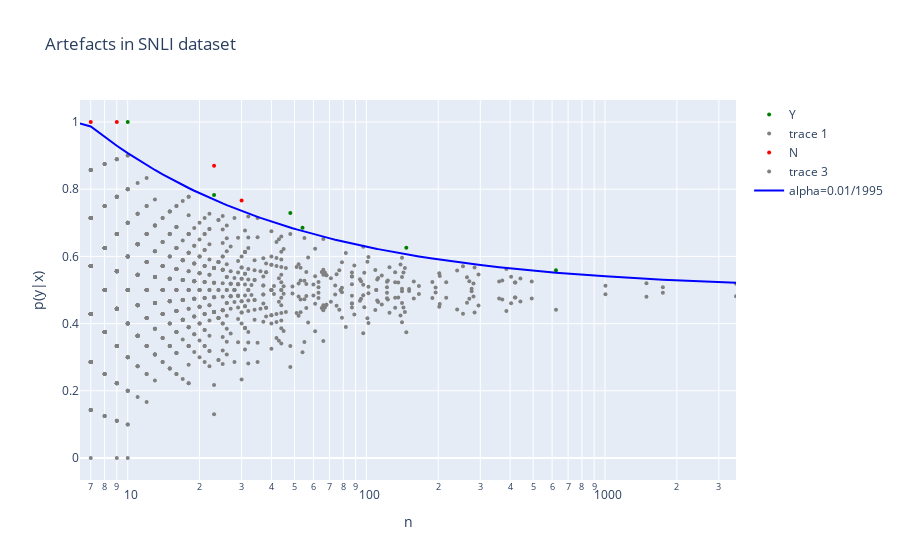

Notebook code for this chart:
### Markdown cell above
# Plot Interactive Artefacts map

### Code cell
# Create an interactive scatter plot using Plotly

# Define a new figure
fig = go.Figure()

# Define a dictionary of colors for each label
colors = {'Y': 'green', 'N': 'red', 'grey': 'grey'}

# Plot the observed probabilities for each token and label
for label in labels:
    # Get the DataFrame for the current label
    data_label = token_df

    # Determine which points are above the threshold
    # This creates a Boolean Series where each element is True if the observed probability is
    # above the threshold, and False otherwise
    is_above_threshold = data_label[f'{label}_prob'] > data_label['threshold']

    # Add scatter plots for points above and below the threshold
    # Points above the threshold are colored according to the label, and
    # points below the threshold are colored grey
    for condition, color in zip([is_above_threshold, ~is_above_threshold], [colors[label], 'grey']):
        token = data_label[condition]['token']
        text = [f"Label: {label}<br>Token: {t}" for t in token]
        fig.add_trace(go.Scatter(
            x = data_label[condition]['total_count'],
            y = data_label[condition][f'{label}_prob'],
            mode = 'markers',
            name = label if color != 'grey' else None,
            marker = dict(
                color = color,
                size = 4
            ),
            text = text,
            hovertemplate = "%{text}<br>Occurrences: %{x}<br>Observed probabilities: %{y}<extra></extra>"
        ))

# Add the threshold line to the plot
fig.add_trace(go.Scatter(
    x = token_df['total_count'].sort_values(),
    y = threshold,
    mode = 'lines',
    name = f'alpha={alpha}/{num_tests}',
    line = dict(color='blue')
))

# Set the scale of the x-axis to logarithmic and limit its range
fig.update_xaxes(type='log', range=[0.8, np.log10(max(token_df['total_count']))])

# Set the labels for the x and y axes, and the title for the plot
fig.update_layout(
    xaxis_title='n',
    yaxis_title='p(y|x)',
    title='Artefacts in SNLI dataset'
)

# Display the plot
fig.show()

### Figure 1 — Plotly figure (JSON) as saved in the notebook; plotly's stock layout.template omitted (floating-point values rounded to 4 significant figures; data arrays with more than 128 entries replaced by an {"elided": "..."} marker saying what was removed)
{"data": [{"hovertemplate": "%{text}<br>Occurrences: %{x}<br>Observed probabilities: %{y}<extra></extra>", "marker": {"color": "green", "size": 4}, "mode": "markers", "name": "Y", "text": ["Label: Y<br>Token: in", "Label: Y<br>Token: such", "Label: Y<br>Token: ordering", "Label: Y<br>Token: defect", "Label: Y<br>Token: can", "Label: Y<br>Token: e"], "type": "scatter", "x": [623, 147, 23, 48, 54, 10], "y": [0.5586, 0.6259, 0.7826, 0.7292, 0.6852, 1]}, {"hovertemplate": "%{text}<br>Occurrences: %{x}<br>Observed probabilities: %{y}<extra></extra>", "marker": {"color": "grey", "size": 4}, "mode": "markers", "text": {"elided": "1989 str values"}, "type": "scatter", "x": {"elided": "1989 int values"}, "y": {"elided": "1989 float values"}}, {"hovertemplate": "%{text}<br>Occurrences: %{x}<br>Observed probabilities: %{y}<extra></extra>", "marker": {"color": "red", "size": 4}, "mode": "markers", "name": "N", "text": ["Label: N<br>Token: rescind", "Label: N<br>Token: do", "Label: N<br>Token: branch", "Label: N<br>Token: tendered"], "type": "scatter", "x": [23, 30, 7, 9], "y": [0.8696, 0.7667, 1, 1]}, {"hovertemplate": "%{text}<br>Occurrences: %{x}<br>Observed probabilities: %{y}<extra></extra>", "marker": {"color": "grey", "size": 4}, "mode": "markers", "text": {"elided": "1991 str values"}, "type": "scatter", "x": {"elided": "1991 int values"}, "y": {"elided": "1991 float values"}}, {"line": {"color": "blue"}, "mode": "lines", "name": "alpha=0.01/1995", "type": "scatter", "x": {"elided": "1995 int values"}, "y": {"elided": "1995 float values"}}], "layout": {"title": {"text": "Artefacts in SNLI dataset"}, "xaxis": {"range": [0.8, 3.549], "title": {"text": "n"}, "type": "log"}, "yaxis": {"title": {"text": "p(y|x)"}}}}
